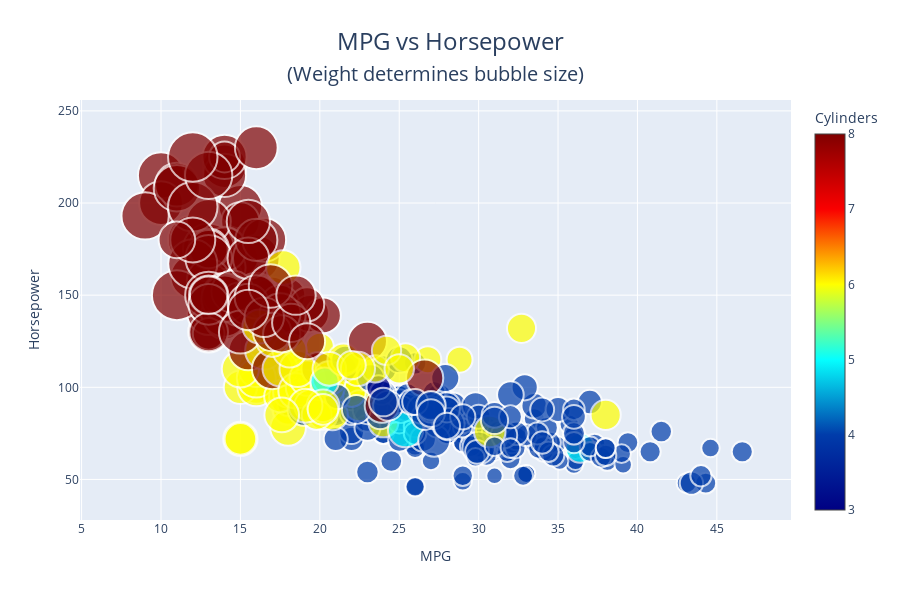

Here is the notebook cell this chart was saved with:
### Markdown cell above
## Bubble Chart

### Code cell
data = [go.Scatter(x=df['mpg'],
                   y=df['horsepower'],
                   mode='markers',
                   marker=dict(
                       size=df['weight']/100,
                       color=df['cylinders'],
                       symbol='circle',
                       line={'width':2},
                       colorscale='Jet',
                       showscale=True,
                       colorbar=dict(title='Cylinders')),
                   text=df['name'].str.upper()),
                   ] 

layout = go.Layout(title='MPG vs Horsepower',
                   title_x=0.5,
                   height=600,
                   titlefont=dict(size=24),
                   xaxis=dict(title='MPG'),
                   yaxis=dict(title='Horsepower'),
                   legend=dict(title='Weight (normalized)'),
                   annotations=[dict(
                                    x=0.5,  # Horizontal center
                                    y=1.10,  # Slightly above the top of the plot
                                    xref='paper',
                                    yref='paper',
                                    text='(Weight determines bubble size)',
                                    showarrow=False,
                                    font=dict(size=20)
                                )
                               ]
                   )

fig = go.Figure(data=data, layout=layout)
pyo.plot(fig, filename='bubblechart.html')
fig.show()

### Figure 1 — Plotly figure (JSON) as saved in the notebook; plotly's stock layout.template omitted (floating-point values rounded to 4 significant figures; data arrays with more than 128 entries replaced by an {"elided": "..."} marker saying what was removed)
{"data": [{"marker": {"color": {"elided": "398 int values"}, "colorbar": {"title": {"text": "Cylinders"}}, "colorscale": [[0, "rgb(0,0,131)"], [0.2, "rgb(0,60,170)"], [0.4, "rgb(5,255,255)"], [0.6, "rgb(255,255,0)"], [0.8, "rgb(250,0,0)"], [1, "rgb(128,0,0)"]], "line": {"width": 2}, "showscale": true, "size": {"elided": "398 float values"}, "symbol": "circle"}, "mode": "markers", "text": {"elided": "398 str values"}, "type": "scatter", "x": {"elided": "398 float values"}, "y": {"elided": "398 int values"}}], "layout": {"annotations": [{"font": {"size": 20}, "showarrow": false, "text": "(Weight determines bubble size)", "x": 0.5, "xref": "paper", "y": 1.1, "yref": "paper"}], "height": 600, "legend": {"title": {"text": "Weight (normalized)"}}, "title": {"font": {"size": 24}, "text": "MPG vs Horsepower", "x": 0.5}, "xaxis": {"title": {"text": "MPG"}}, "yaxis": {"title": {"text": "Horsepower"}}}}
